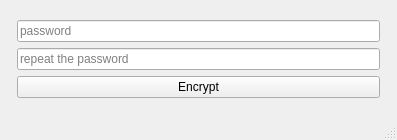
<?xml version="1.0" encoding="UTF-8"?>
<ui version="4.0">
 <class>MainWindow</class>
 <widget class="QMainWindow" name="MainWindow">
  <property name="geometry">
   <rect>
    <x>0</x>
    <y>0</y>
    <width>397</width>
    <height>140</height>
   </rect>
  </property>
  <property name="windowTitle">
   <string>MainWindow</string>
  </property>
  <widget class="QWidget" name="centralwidget">
   <layout class="QGridLayout" name="gridLayout">
    <item row="0" column="0">
     <layout class="QVBoxLayout" name="verticalLayout">
      <property name="leftMargin">
       <number>8</number>
      </property>
      <property name="topMargin">
       <number>8</number>
      </property>
      <property name="rightMargin">
       <number>8</number>
      </property>
      <property name="bottomMargin">
       <number>8</number>
      </property>
      <item>
       <widget class="QLineEdit" name="password_line_edit">
        <property name="echoMode">
         <enum>QLineEdit::Password</enum>
        </property>
        <property name="placeholderText">
         <string>password</string>
        </property>
       </widget>
      </item>
      <item>
       <widget class="QLineEdit" name="password_repeat_line_edit">
        <property name="echoMode">
         <enum>QLineEdit::Password</enum>
        </property>
        <property name="placeholderText">
         <string>repeat the password</string>
        </property>
       </widget>
      </item>
      <item>
       <widget class="QPushButton" name="encrypt_button">
        <property name="text">
         <string>Encrypt</string>
        </property>
       </widget>
      </item>
     </layout>
    </item>
   </layout>
  </widget>
  <widget class="QStatusBar" name="statusbar"/>
 </widget>
 <resources/>
 <connections/>
</ui>
